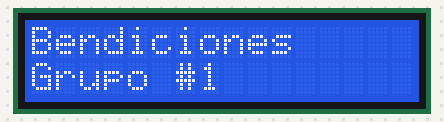
This sketch was run on a simulated Arduino Uno, built with avr-gcc and run on an emulated ATmega328P. Parts: 16×2 character LCD.

Above: at 0.1 s.
At 5.6 s:
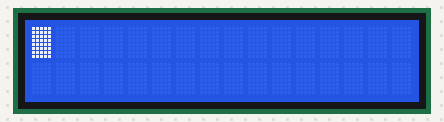
At 8.6 s:
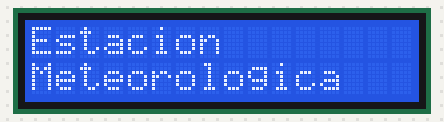
At 12.6 s:
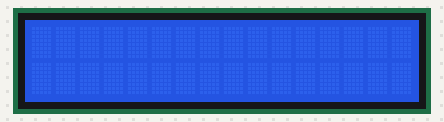

Measured:
- by itself, everything shown: repeats every 14.0 s, in 5 steps
- what the display in image 1 shows lasts 3.0 s, from 5.6 s to 8.6 s
- what the display in image 2 shows lasts 4.0 s, from 8.6 s to 12.6 s
- what the display in image 3 shows lasts 1.5 s, from 12.6 s to 14.1 s

The sketch:

Prueba_lcd.ino
```cpp
#include <LiquidCrystal.h>

LiquidCrystal lcd(4, 5, 6, 7, 8, 9);

void setup() {

  // Inicializamos la interfaz para el LCD
  lcd.begin(16, 2);
}

void loop() {
  //Primer mensaje a mostrar en el LCD
  lcd.setCursor(0, 0);  //Indicamos la posicion donde se mostrara la primera parte del mensaje
  lcd.print("Bendiciones");
  lcd.setCursor(0, 1);  // posicion para la segunda parte del mensaje
  lcd.print("Grupo #1");
  delay(4000);
  lcd.clear();  //limpiamos el lcd para mostrar el nuevo mensaje
  delay(1500);
  //-------------------------------------
  lcd.blink();  // Displayamos el blink del cursor sobre el LCD
  delay(3000);
  lcd.noBlink();  //apagamos el blink del cursor
  //--------------------------------------
  //Segundo mensaje a mostrar
  lcd.setCursor(0, 0);  //Indicamos la posicion donde se mostrara la primera parte del mensaje
  lcd.print("Estacion");
  lcd.setCursor(0, 1);  // posicion para la segunda parte del mensaje
  lcd.print("Meteorologica");
  delay(4000);
  lcd.clear();
  delay(1500);
}
```
